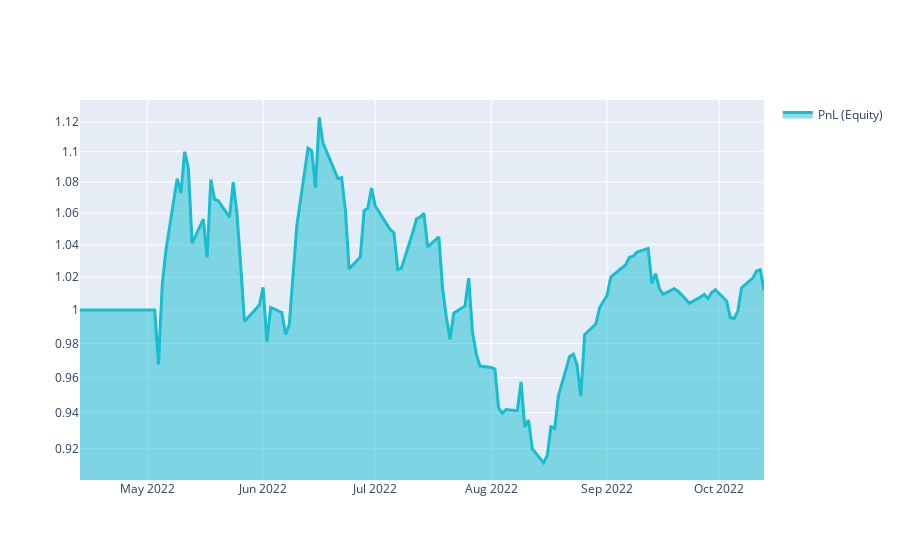

The cell this chart's notebook holds for it:
### Markdown cell above
# Q18 Quick Start

This template shows you the basic steps for taking part to the **Q18 NASDAQ-100 Stock Long-Short contest**.

### Code cell
import xarray as xr
import pandas as pd
import qnt.ta as qnta
import qnt.data as qndata
import qnt.output as qnout
import qnt.stats as qns

data = qndata.stocks.load_ndx_data(min_date="2022-04-13")

close     = data.sel(field="close")
is_liquid = data.sel(field="is_liquid")
sma_slow  = qnta.sma(close, 100)
sma_fast  = qnta.sma(close, 30)
weights   = xr.where(sma_slow < sma_fast, 1, -1)
weights   = weights * is_liquid

weights = qnout.clean(weights, data, "stocks_nasdaq100")

# calc stats
stats = qns.calc_stat(data, weights.sel(time=slice("2022-04-13", None)))
display(stats.to_pandas().tail())

# graph
performance = stats.to_pandas()["equity"]
import qnt.graph as qngraph

qngraph.make_plot_filled(performance.index, performance, name="PnL (Equity)", type="log")
